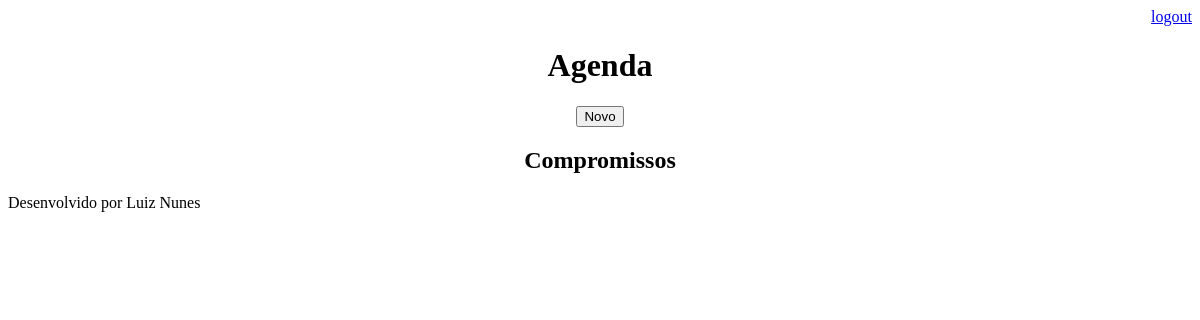
Page /agenda/ (signed in) on the earlier database version.
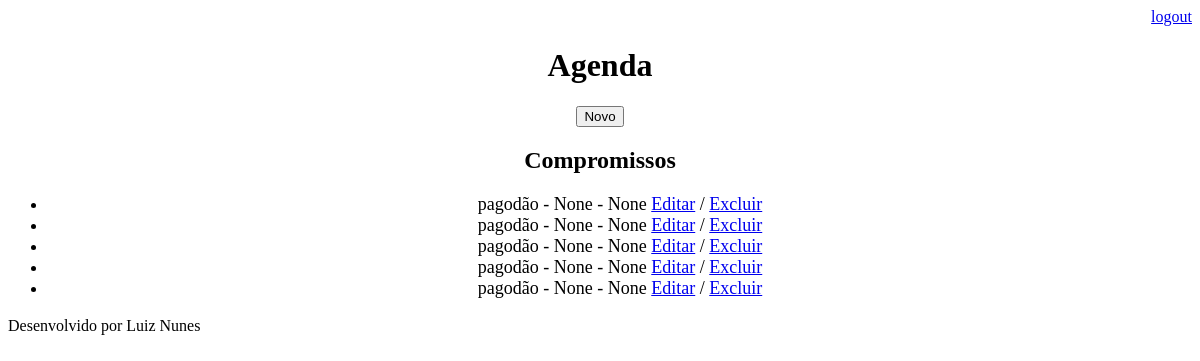
Same page on the later database version.
### core/models.py (models this page shows, shortened)
class Evento(models.Model):
    titulo = models.CharField(max_length=200)
    descricao = models.TextField(blank=True, null=True)
    local = models.TextField(blank=True, null=True, max_length=50)
    data_evento = models.DateTimeField(verbose_name='Data do Evento', null=True)
    data_criacao = models.DateField(auto_now=True, null=True)
    usuario = models.ForeignKey(User, on_delete=models.CASCADE)
    class Meta:
        db_table = 'evento'

### core/views.py (the view)
# urls.py: path('agenda/', views.lista_eventos),
@login_required(login_url='/login/')
def lista_eventos(request):
    usuario = request.user
    evento = Evento.objects.filter(usuario=usuario)
    dados = {'eventos' : evento}
    return render(request, 'agenda.html', dados)

### template/agenda.html
{% extends "model_page.html" %}
{%block content %}
    <a href="evento/">
        <button type="submit">Novo</button>
    </a>
    <h2>Compromissos</h2>
    <ul style="font-size: 18px">
    {%for evento in eventos%}
        <li>
            {{evento.titulo}} - {{ evento.data_evento }} - {{evento.local}}
            <a href="evento/?id={{ evento.id }}">Editar</a> /
            <a href="evento/delete/{{ evento.id }}">Excluir</a>
        </li>
    {%endfor%}
    </ul>
{% endblock %}

Differences in the rows shown:
added Evento: titulo "pagodão", data_evento "None", local "None"
added Evento: titulo "pagodão", data_evento "None", local "None"
added Evento: titulo "pagodão", data_evento "None", local "None"
added Evento: titulo "pagodão", data_evento "None", local "None"
added Evento: titulo "pagodão", data_evento "None", local "None"
